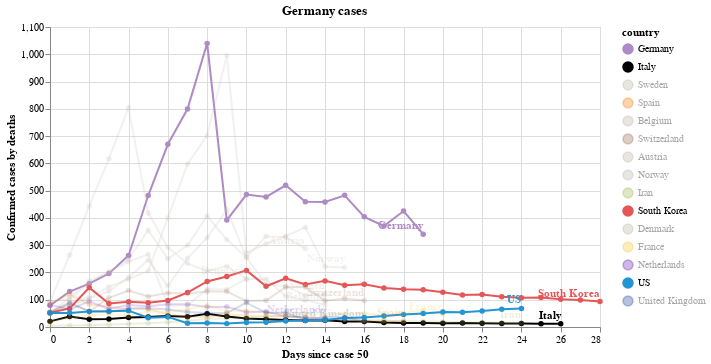

Notebook cell for this chart:
### Code cell
#hide_input
chart = make_since_chart(dff2[dff2.country != "China"], ["Germany"],  ['Italy', 'South Korea', 'US'])
chart

### Figure 1 — Vega-Lite specification as saved in the notebook (floating-point values rounded to 4 significant figures; data arrays with more than 128 entries replaced by an {"elided": "..."} marker saying what was removed)
{"config": {"view": {"continuousWidth": 400, "continuousHeight": 300}}, "layer": [{"mark": {"type": "line", "point": true}, "encoding": {"color": {"type": "nominal", "field": "country", "scale": {"domain": ["Germany", "Italy", "Sweden", "Spain", "Belgium", "Switzerland", "Austria", "Norway", "Iran", "South Korea", "Denmark", "France", "Netherlands", "US", "United Kingdom"], "range": ["#ae8bc4", "black", "#C1B7AD", "#F58518", "#C1B7AD", "#9D755D", "#C1B7AD", "#C1B7AD", "#A1BA59", "#E45756", "#C1B7AD", "#f5cb42", "#7430b3", "#2495D3", "#3250a8"]}}, "opacity": {"condition": {"value": 1, "selection": "selector003"}, "value": 0.2}, "tooltip": [{"type": "nominal", "field": "country"}, {"type": "quantitative", "field": "state"}, {"type": "nominal", "field": "type"}, {"type": "quantitative", "field": "confirmed"}, {"type": "quantitative", "field": "deaths"}, {"type": "quantitative", "field": "ratio"}, {"type": "quantitative", "field": "new_deaths"}, {"type": "quantitative", "field": "new_confirmed"}, {"type": "temporal", "field": "date"}, {"type": "quantitative", "field": "Days since case 50"}], "x": {"type": "quantitative", "field": "Days since case 50"}, "y": {"type": "quantitative", "axis": {"title": "Confirmed cases by deaths"}, "field": "ratio"}}, "selection": {"selector003": {"type": "multi", "fields": ["country"], "bind": "legend", "init": [{"country": "Germany"}, {"country": "Italy"}, {"country": "South Korea"}, {"country": "US"}]}}, "width": 550}, {"mark": {"type": "text", "align": "right", "dy": -8, "fontWeight": "bold"}, "encoding": {"color": {"type": "nominal", "field": "country", "scale": {"domain": ["Germany", "Italy", "Sweden", "Spain", "Belgium", "Switzerland", "Austria", "Norway", "Iran", "South Korea", "Denmark", "France", "Netherlands", "US", "United Kingdom"], "range": ["#ae8bc4", "black", "#C1B7AD", "#F58518", "#C1B7AD", "#9D755D", "#C1B7AD", "#C1B7AD", "#A1BA59", "#E45756", "#C1B7AD", "#f5cb42", "#7430b3", "#2495D3", "#3250a8"]}}, "opacity": {"condition": {"value": 1, "selection": "selector003"}, "value": 0.2}, "text": {"type": "nominal", "field": "country"}, "tooltip": [{"type": "nominal", "field": "country"}, {"type": "quantitative", "field": "state"}, {"type": "nominal", "field": "type"}, {"type": "quantitative", "field": "confirmed"}, {"type": "quantitative", "field": "deaths"}, {"type": "quantitative", "field": "ratio"}, {"type": "quantitative", "field": "new_deaths"}, {"type": "quantitative", "field": "new_confirmed"}, {"type": "temporal", "field": "date"}, {"type": "quantitative", "field": "Days since case 50"}], "x": {"type": "quantitative", "field": "Days since case 50"}, "y": {"type": "quantitative", "axis": {"title": "Confirmed cases by deaths"}, "field": "ratio"}}, "transform": [{"filter": "(datum['date'] >= 1584576000000)"}], "width": 550}], "data": {"name": "data-28d925c4f5ef6349a2fec6d7f54c277d"}, "title": "Germany cases", "$schema": "https://vega.github.io/schema/vega-lite/v4.0.2.json", "datasets": {"data-28d925c4f5ef6349a2fec6d7f54c277d": {"elided": "286 records"}}}
